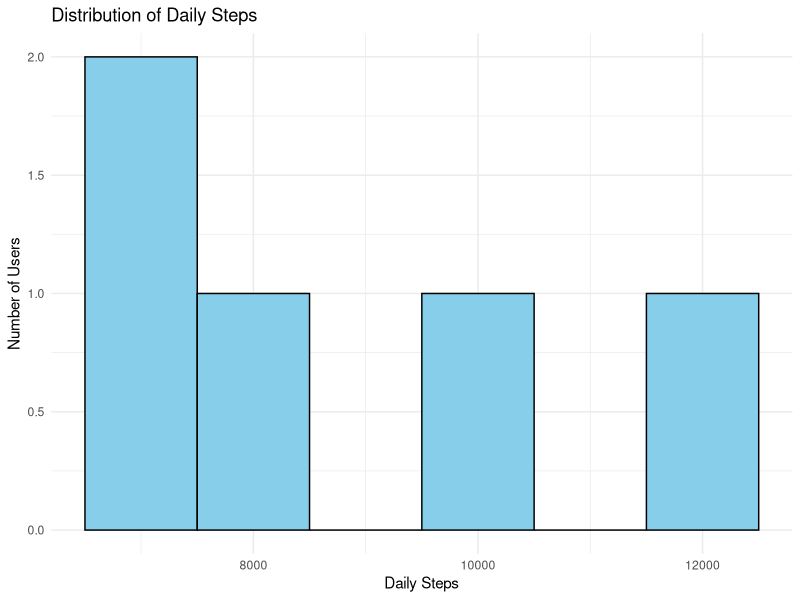
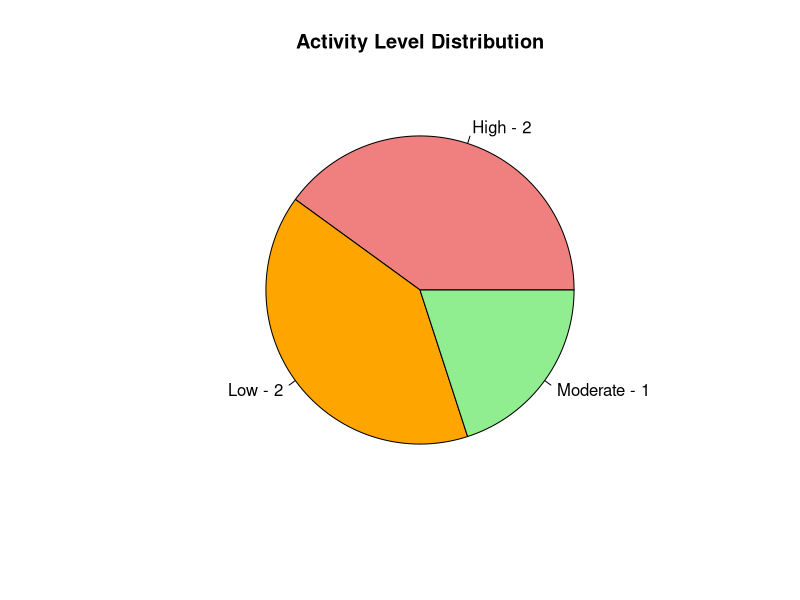
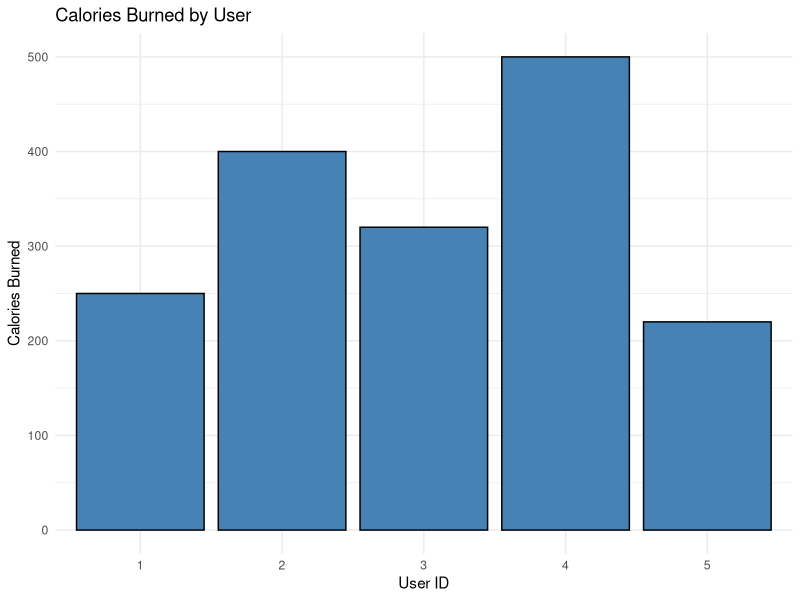
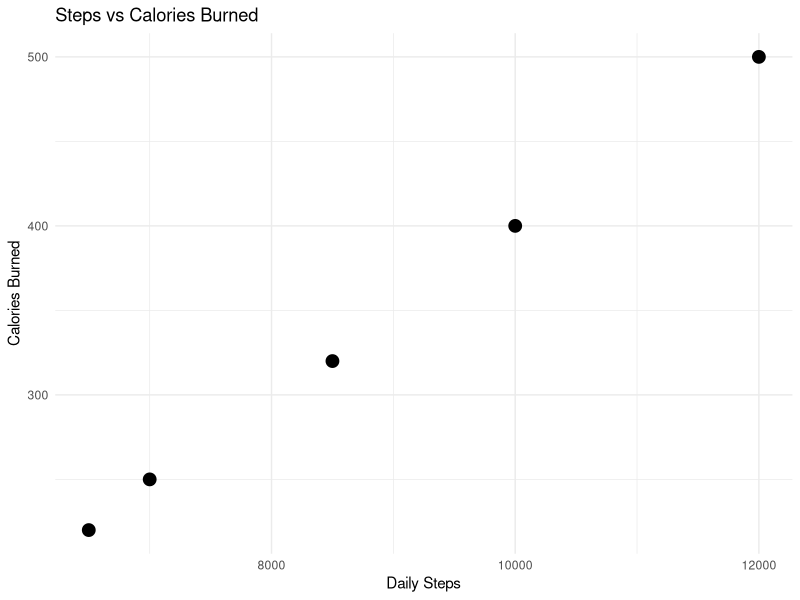

These charts were generated, in order, by the following R code:
# ============================================================
# SET 25 - FITNESS TRACKER ANALYSIS
# ============================================================

# Load ggplot2
library(ggplot2)


# ============================================================
# CREATE DATASET
# ============================================================

fitness_data <- data.frame(
  User_ID = c(1, 2, 3, 4, 5),
  Steps = c(7000, 10000, 8500, 12000, 6500),
  Calories_Burned = c(250, 400, 320, 500, 220),
  Active_Minutes = c(40, 60, 50, 75, 35)
)

# Display dataset
print(fitness_data)


# ============================================================
# QUESTION 1
# HISTOGRAM OF DAILY STEPS
# ============================================================

ggplot(
  fitness_data,
  aes(x = Steps)
) +
  geom_histogram(
    binwidth = 1000,
    fill = "skyblue",
    color = "black"
  ) +
  labs(
    title = "Distribution of Daily Steps",
    x = "Daily Steps",
    y = "Number of Users"
  ) +
  theme_minimal()


# ============================================================
# QUESTION 2
# PIE CHART OF ACTIVITY LEVEL CATEGORIES
# ============================================================

# Create activity categories based on daily steps

fitness_data$Activity_Level <- ifelse(
  fitness_data$Steps < 7500,
  "Low",
  ifelse(
    fitness_data$Steps < 10000,
    "Moderate",
    "High"
  )
)

# Display activity levels
print(fitness_data)


# Count activity levels
activity_count <- table(fitness_data$Activity_Level)


# Create pie chart

pie(
  activity_count,
  labels = paste(
    names(activity_count),
    activity_count,
    sep = " - "
  ),
  main = "Activity Level Distribution",
  col = c("lightcoral", "orange", "lightgreen")
)


# ============================================================
# QUESTION 3
# BAR CHART OF CALORIES BURNED BY USER
# ============================================================

ggplot(
  fitness_data,
  aes(
    x = factor(User_ID),
    y = Calories_Burned
  )
) +
  geom_bar(
    stat = "identity",
    fill = "steelblue",
    color = "black"
  ) +
  labs(
    title = "Calories Burned by User",
    x = "User ID",
    y = "Calories Burned"
  ) +
  theme_minimal()


# ============================================================
# QUESTION 4
# SCATTER PLOT OF STEPS VS CALORIES BURNED
# ============================================================

ggplot(
  fitness_data,
  aes(
    x = Steps,
    y = Calories_Burned
  )
) +
  geom_point(
    size = 4
  ) +
  labs(
    title = "Steps vs Calories Burned",
    x = "Daily Steps",
    y = "Calories Burned"
  ) +
  theme_minimal()
